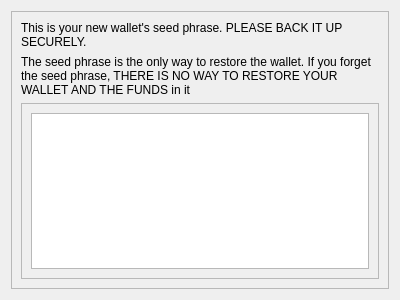
<?xml version="1.0" encoding="UTF-8"?>
<ui version="4.0">
 <class>NewSeedForm</class>
 <widget class="QWidget" name="NewSeedForm">
  <property name="geometry">
   <rect>
    <x>0</x>
    <y>0</y>
    <width>400</width>
    <height>300</height>
   </rect>
  </property>
  <property name="sizePolicy">
   <sizepolicy hsizetype="Preferred" vsizetype="Fixed">
    <horstretch>0</horstretch>
    <verstretch>0</verstretch>
   </sizepolicy>
  </property>
  <property name="windowTitle">
   <string>Form</string>
  </property>
  <layout class="QHBoxLayout" name="horizontalLayout_2">
   <item>
    <widget class="QFrame" name="outerFrame">
     <property name="frameShape">
      <enum>QFrame::StyledPanel</enum>
     </property>
     <property name="frameShadow">
      <enum>QFrame::Raised</enum>
     </property>
     <layout class="QVBoxLayout" name="verticalLayout_2">
      <item>
       <widget class="QLabel" name="label">
        <property name="text">
         <string>This is your new wallet's seed phrase. PLEASE BACK IT UP SECURELY.</string>
        </property>
        <property name="wordWrap">
         <bool>true</bool>
        </property>
       </widget>
      </item>
      <item>
       <widget class="QLabel" name="label_2">
        <property name="text">
         <string>The seed phrase is the only way to restore the wallet. If you forget the seed phrase, THERE IS NO WAY TO RESTORE YOUR WALLET AND THE FUNDS in it</string>
        </property>
        <property name="wordWrap">
         <bool>true</bool>
        </property>
       </widget>
      </item>
      <item>
       <widget class="QFrame" name="innerFrame">
        <property name="frameShape">
         <enum>QFrame::StyledPanel</enum>
        </property>
        <property name="frameShadow">
         <enum>QFrame::Raised</enum>
        </property>
        <layout class="QHBoxLayout" name="horizontalLayout">
         <item>
          <widget class="QPlainTextEdit" name="txtSeed">
           <property name="readOnly">
            <bool>true</bool>
           </property>
          </widget>
         </item>
        </layout>
       </widget>
      </item>
     </layout>
    </widget>
   </item>
  </layout>
 </widget>
 <resources/>
 <connections/>
</ui>
